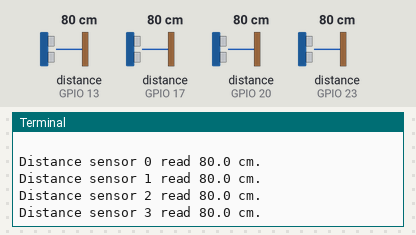
The program below on a simulated Raspberry Pi (BCM pin numbers). Shown: the last lines printed to the terminal. The test bench sets the inputs (shaded band); at power-on: distance to the obstacle (sensors on GPIO 13, GPIO 17, GPIO 20, GPIO 23) 80 cm. The echo pulse lasts 58.3 µs per cm; the clock reads 2024-03-15 10:24:30 at power-on unless the program sets it.

Above: at 1.2 s.
1.3 s: distance to the obstacle (sensor on GPIO 13) set to 2 cm
2.8 s: distance to the obstacle (sensor on GPIO 17) set to 2 cm
At 4.2 s:
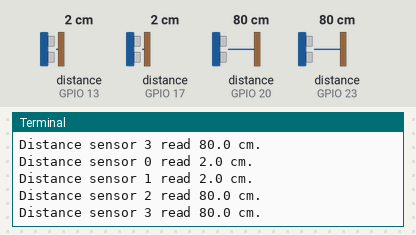
4.3 s: distance to the obstacle (sensor on GPIO 20) set to 2 cm
At 5.6 s:
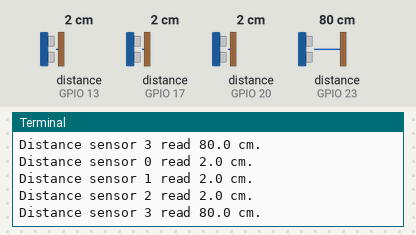
5.8 s: distance to the obstacle (sensor on GPIO 23) set to 2 cm
At 7.2 s:
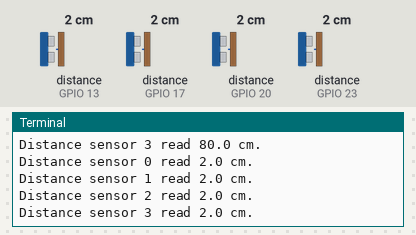
7.3 s: distance to the obstacle (sensor on GPIO 13) set to 4 cm
8.8 s: distance to the obstacle (sensor on GPIO 17) set to 4 cm
At 10.8 s:
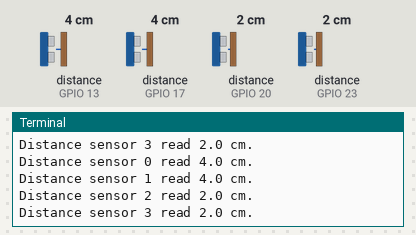
Timing chart, 0 to 11.3 s (numbered marks = the images above; inputs shaded):
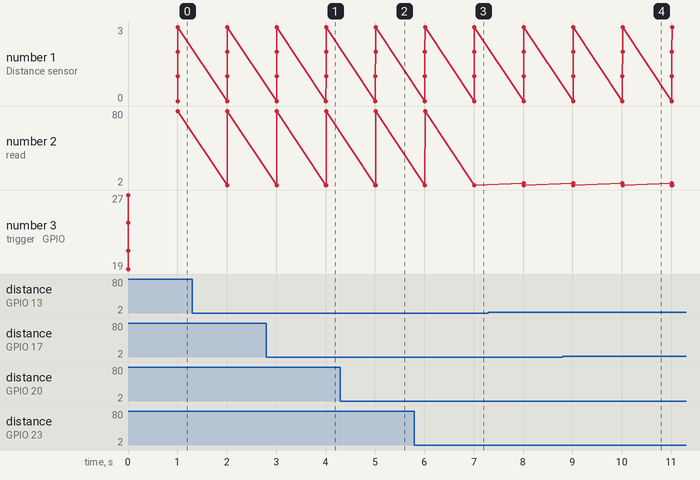

The program:

hcsr04_array.py
```python
#!/usr/bin/env python3

"""
hcsr04_array.py

Description:
Reads an array of HC-SR04, or compatible, ultrasonic distance sensors and
provides the ability to specify the sensor sampling rate.

Circuit:
- Four HC-SR04 sensors connected to
  S0 trigger: BCM pin 19, physical pin 35
     S0 echo: BCM pin 13, physical pin 33
  S1 trigger: BCM pin 27, physical pin 13
     S1 echo: BCM pin 17, physical pin 11
  S2 trigger: BCM pin 21, physical pin 40
     S2 echo: BCM pin 20, physical pin 38
  S3 trigger: BCM pin 24, physical pin 18
     S3 echo: BCM pin 23, physical pin 16

Libraries:
- time Standard Library (https://docs.python.org/3/library/time.html)
  - Access to time function.
- GPIO Zero (https://gpiozero.readthedocs.io)
  - Control GPIO and attached devices, including DistanceSensor class.

Notes:
- BEWARE: Make sure to use voltage dividers or level shifters when connecting
  5 V sensors to the Raspberry Pi in order to not destroy the GPIO bank.
- GPIO resources are automatically cleaned up by GPIO Zero library upon exit.

TODO:
- None.

Author(s):
- Created by John Woolsey on 04/27/2020.
- Modified by John Woolsey on 05/01/2020.

Copyright (c) 2020 Woolsey Workshop.  All rights reserved.
"""


# Libraries
from time import time
from gpiozero import DistanceSensor


# Global Constants
SAMPLE_RATE = 1.0  # sensor sampling rate in Hz


# Global Instances
dist_sensors = [  # using maximum rated distance for HC-SR04
    DistanceSensor(echo=13, trigger=19, max_distance=4),
    DistanceSensor(echo=17, trigger=27, max_distance=4),
    DistanceSensor(echo=20, trigger=21, max_distance=4),
    DistanceSensor(echo=23, trigger=24, max_distance=4)
]


# Functions

def show_dist_sensors():
    """Shows configuration of all distance sensors."""
    print("Distance sensors configured:")
    for index, sensor in enumerate(dist_sensors):
        print("%d: echo = %s, trigger = %s, max_distance = %.1f, threshold_distance = %.1f"
              % (index, sensor.echo, sensor.trigger, sensor.max_distance,
                 sensor.threshold_distance))
    print()

def read_dist_sensors():
    """Read all distance sensors."""
    for index, sensor in enumerate(dist_sensors):
        print("Distance sensor %d read %.1f cm."
              % (index, sensor.distance * 100))


# Main
show_dist_sensors()
previous_time = time()  # time in seconds
print("Press CTRL-C to exit.\n")
while True:
    current_time = time()  # time in seconds
    if current_time - previous_time >= 1.0/SAMPLE_RATE:
        read_dist_sensors()
        previous_time = current_time
```

Measured:
- after the input at 2.8 s, the terminal: prints a new line after 1.2 s (image 1)
- after the input at 4.3 s, the terminal: prints a new line after 0.71 s (image 2)
- after the input at 5.8 s, the terminal: prints a new line after 1.2 s (image 3)
- after the input at 8.8 s, the terminal: prints a new line after 1.2 s (image 4)
